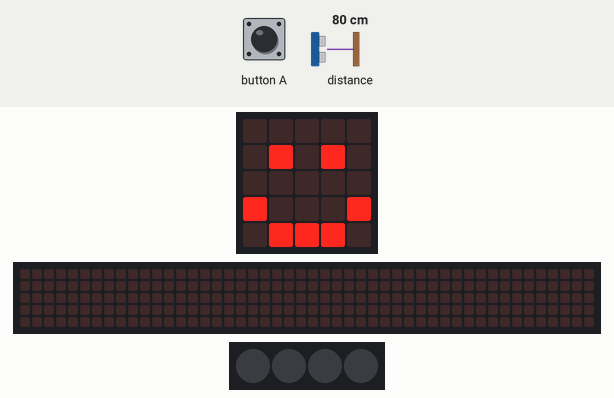
The program below on a simulated BBC micro:bit (MakeCode). Shown: the board's 5×5 LED display, a strip that is not on the board, showing the scrolling text unrolled, 4 RGB LEDs in strip order, left to right. The inputs (shaded band) are chosen by the test bench; at power-on: distance to the obstacle 80 cm. The 48×5 strip is a reading aid, not a part: it shows the text the display is scrolling, unrolled, one strip-width of it at a time.

Above: at 1.8 s.
1.9 s: button A pressed for 0.15 s
At 2.13 s:
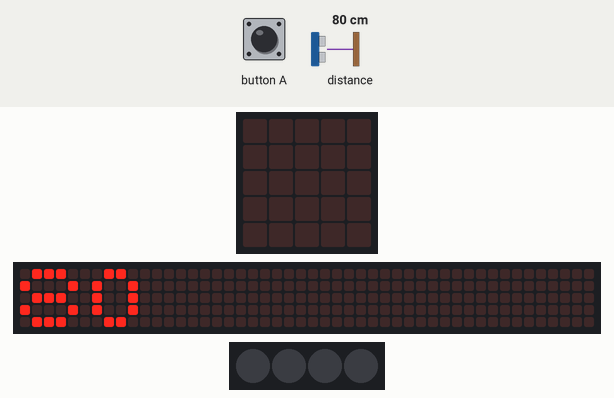
At 2.58 s:
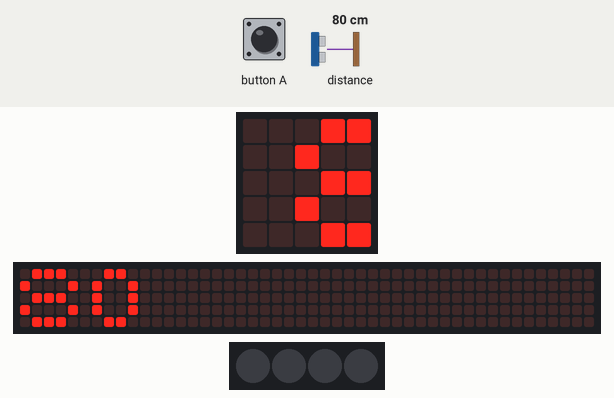
2.6 s: button A pressed for 0.15 s
3.3 s: distance to the obstacle set to 2 cm
6.3 s: distance to the obstacle set to 18 cm
At 14.6 s:
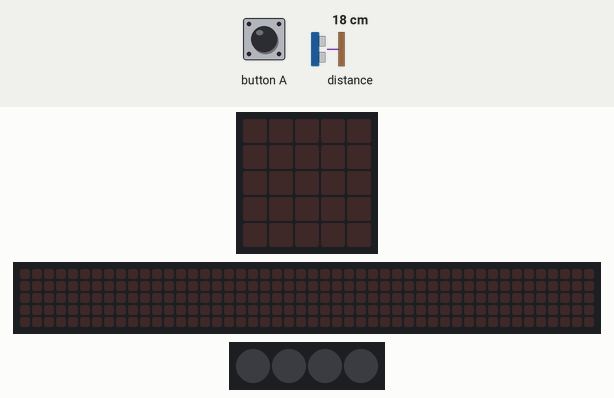
Timing chart, 0 to 15.9 s (numbered marks = the images above; inputs shaded):
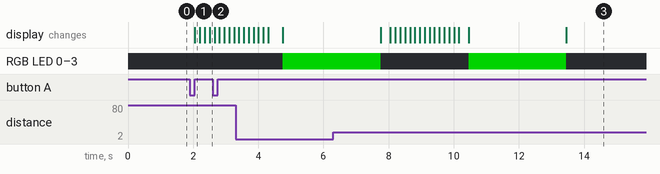

Measured:
- after the input at 1.9 s, the display: changes after 0.16 s (image 1)
- after the input at 6.3 s, the display: first changes after 1.5 s (image 3 shows a later state)

The program:

main.ts
```typescript
// (licence header left out)
// variables
let distanceToObject: number = 0
const strip = neopixel.create(DigitalPin.P16, 4, NeoPixelMode.RGB)

//setup
basic.showIcon(IconNames.Happy)

// find distance from sonar
input.onButtonPressed(Button.A, function () {
    basic.clearScreen()
    distanceToObject = sonar.ping(
        DigitalPin.P1,
        DigitalPin.P2,
        PingUnit.Centimeters
    )
    basic.showNumber(distanceToObject)

    // shows red if too close and shows green if it's not
    if (distanceToObject >= 10) {
        strip.showColor(neopixel.colors(NeoPixelColors.Green))
        basic.pause(3000)
        strip.showColor(neopixel.colors(NeoPixelColors.Black))
    } else {
        strip.showColor(neopixel.colors(NeoPixelColors.Red))
        basic.pause(3000)
        strip.showColor(neopixel.colors(NeoPixelColors.Black))
    }
})
```
